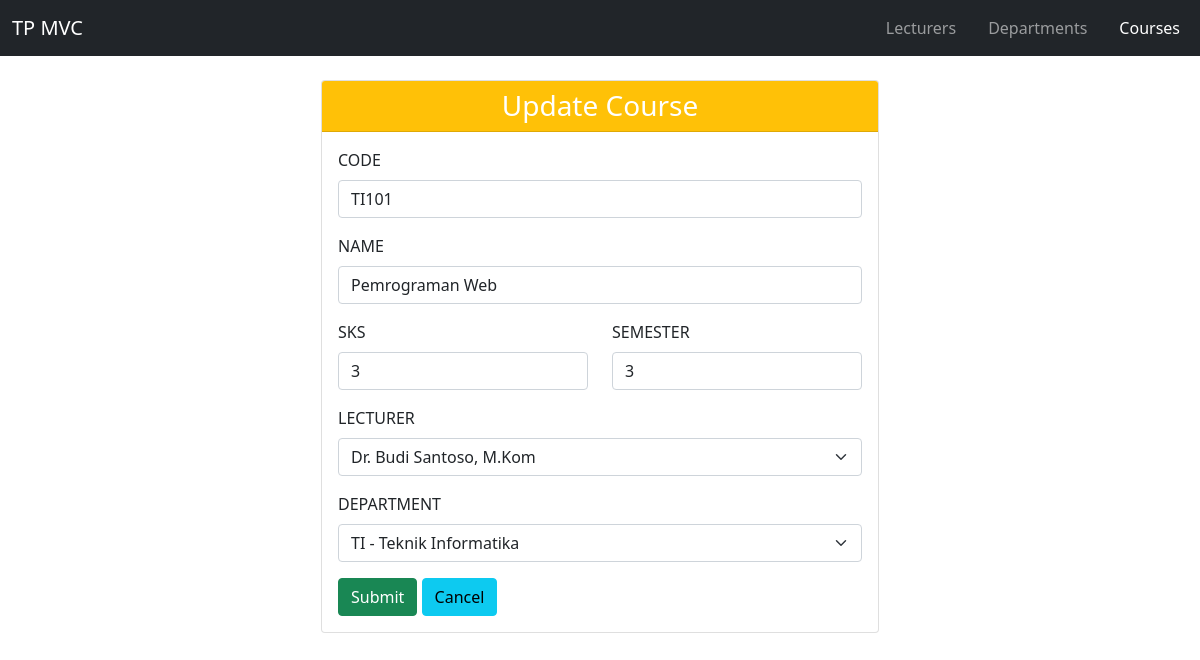
Screenshot of /tp_mvc25/index.php?c=courses&a=edit&id=1 with the database file from the repository.
### tables this page shows
CREATE TABLE `courses` (
  `id`            INT UNSIGNED NOT NULL AUTO_INCREMENT,
  `code`          VARCHAR(10)  NOT NULL,
  `name`          VARCHAR(100) NOT NULL,
  `credits`       TINYINT UNSIGNED NOT NULL DEFAULT 3,
  `semester`      TINYINT UNSIGNED NOT NULL DEFAULT 1,
  `lecturer_id`   INT UNSIGNED DEFAULT NULL,
  `department_id` INT UNSIGNED DEFAULT NULL,
  `created_at`    TIMESTAMP NOT NULL DEFAULT CURRENT_TIMESTAMP,
  PRIMARY KEY (`id`),
  UNIQUE KEY `uq_courses_code` (`code`),
  KEY `idx_courses_lecturer` (`lecturer_id`),
  KEY `idx_courses_department` (`department_id`),
  CONSTRAINT `fk_courses_lecturer` FOREIGN KEY (`lecturer_id`)
    REFERENCES `lecturers` (`id`) ON DELETE RESTRICT ON UPDATE CASCADE,
  CONSTRAINT `fk_courses_department` FOREIGN KEY (`department_id`)
    REFERENCES `departments` (`id`) ON DELETE RESTRICT ON UPDATE CASCADE
);

CREATE TABLE `lecturers` (
  `id`            INT UNSIGNED NOT NULL AUTO_INCREMENT,
  `name`          VARCHAR(100) NOT NULL,
  `nidn`          VARCHAR(20)  NOT NULL,
  `phone`         VARCHAR(20)  NOT NULL,
  `join_date`     DATE         NOT NULL,
  `email`         VARCHAR(100) DEFAULT NULL,           
  `department_id` INT UNSIGNED DEFAULT NULL,           
  PRIMARY KEY (`id`),
  UNIQUE KEY `uq_lecturers_nidn` (`nidn`),
  KEY `idx_lecturers_department` (`department_id`),
  CONSTRAINT `fk_lecturers_department` FOREIGN KEY (`department_id`)
    REFERENCES `departments` (`id`) ON DELETE RESTRICT ON UPDATE CASCADE
);

CREATE TABLE `departments` (
  `id`         INT UNSIGNED NOT NULL AUTO_INCREMENT,
  `code`       VARCHAR(10)  NOT NULL,
  `name`       VARCHAR(100) NOT NULL,
  `created_at` TIMESTAMP    NOT NULL DEFAULT CURRENT_TIMESTAMP,
  PRIMARY KEY (`id`),
  UNIQUE KEY `uq_departments_code` (`code`)
);

### tp_mvc25/core/Controller.php (called while the page is built, shortened)
<?php
abstract class Controller
{
    protected function view(string $view, array $data = []): void
    {
        extract($data);
        $viewFile = __DIR__ . "/../app/views/$view.php";
        require $viewFile;
        require __DIR__ . '/../app/views/layouts/main.php';
    }
}

### tp_mvc25/app/controllers/CoursesController.php (called while the page is built, shortened)
<?php
class CoursesController extends Controller
{
    private Course $courses;
    private Lecturer $lecturers;
    private Department $departments;
    public function __construct()
    {
        $this->courses     = new Course();
        $this->lecturers   = new Lecturer();
        $this->departments = new Department();
    }
    public function edit(): void
    {
        $row = $this->courses->find((int) ($_GET['id'] ?? 0)) ?? $this->notFound();
        $this->form('Update Course', 'update', $row, []);
    }
    private function form(string $title, string $action, array $old, array $errors): void
    {
        $this->view('courses/form', [
            'title'       => $title,
            'action'      => $action,
            'old'         => $old,
            'errors'      => $errors,
            'lecturers'   => $this->lecturers->all('name'),
            'departments' => $this->departments->all('name'),
        ]);
    }
}

### tp_mvc25/index.php (called while the page is built, shortened)
<?php
require __DIR__ . '/core/helpers.php';
require __DIR__ . '/core/Database.php';
require __DIR__ . '/core/Model.php';
require __DIR__ . '/core/Controller.php';
$config = require __DIR__ . '/config/config.php';
$a = preg_replace('/[^a-zA-Z]/', '', $_GET['a'] ?? $config['default_action']);
$controller = new $class();
$controller->$a();

### tp_mvc25/core/helpers.php (called while the page is built, shortened)
<?php
function e($v): string
{
    return htmlspecialchars((string) $v, ENT_QUOTES, 'UTF-8');
}
function url(string $controller, string $action = 'index', array $params = []): string
{
    return 'index.php?' . http_build_query(['c' => $controller, 'a' => $action] + $params);
}

### tp_mvc25/core/Model.php (called while the page is built, shortened)
<?php
abstract class Model
{
    protected PDO $db;
    protected string $table;
    public function __construct()
    {
        $this->db = Database::connect();
    }
    public function all(string $orderBy = 'id'): array
    {
        return $this->db->query("SELECT * FROM `{$this->table}` ORDER BY $orderBy")->fetchAll();
    }
    public function find(int $id): ?array
    {
        $st = $this->db->prepare("SELECT * FROM `{$this->table}` WHERE id = ?");
        $st->execute([$id]);
        return $st->fetch() ?: null;
    }
}

### tp_mvc25/config/config.php (called while the page is built)
<?php
return [
    'db' => [
        'host'    => 'localhost',
        'name'    => 'tp_mvc25',
        'user'    => 'root',
        'pass'    => '',
        'charset' => 'utf8mb4',
    ],
    'default_controller' => 'lecturers',
    'default_action'     => 'index',
];

### tp_mvc25/core/Database.php (called while the page is built, shortened)
<?php
class Database
{
    private static ?PDO $pdo = null;
    public static function connect(): PDO
    {
        if (self::$pdo === null) {
            $c = require __DIR__ . '/../config/config.php';
            $c = $c['db'];
            $dsn = "mysql:host={$c['host']};dbname={$c['name']};charset={$c['charset']}";
            try {
                self::$pdo = new PDO($dsn, $c['user'], $c['pass'], [
                    PDO::ATTR_ERRMODE            => PDO::ERRMODE_EXCEPTION,
                    PDO::ATTR_DEFAULT_FETCH_MODE => PDO::FETCH_ASSOC,
                    PDO::ATTR_EMULATE_PREPARES   => false,
                ]);
            } catch (PDOException $e) {
                http_response_code(500);
                die('Connection failed: ' . htmlspecialchars($e->getMessage()));
            }
        }
        return self::$pdo;
    }
}

### tp_mvc25/app/views/courses/form.php (the view, shortened to what this page needs)
<?php $v = fn($k, $d = '') => e($old[$k] ?? $d); ?>
<div class="col-lg-6 m-auto">
  <form method="post" action="<?= url('courses', $action) ?>">
    <div class="card">
      <div class="card-header <?= $action === 'store' ? 'bg-primary' : 'bg-warning' ?>">
        <h1 class="text-white text-center fs-3 m-0"><?= e($title) ?></h1>
      </div>
      <div class="card-body">
        <div class="mb-3">
          <label class="form-label">CODE</label>
          <input type="text" name="code" maxlength="10" value="<?= $v('code') ?>" class="form-control <?= isset($errors['code']) ? 'is-invalid' : '' ?>">
        </div>
        <div class="mb-3">
          <label class="form-label">NAME</label>
          <input type="text" name="name" value="<?= $v('name') ?>" class="form-control <?= isset($errors['name']) ? 'is-invalid' : '' ?>">
        </div>
        <div class="row">
          <div class="col mb-3">
            <label class="form-label">SKS</label>
            <input type="number" min="1" max="6" name="credits" value="<?= $v('credits', 3) ?>" class="form-control <?= isset($errors['credits']) ? 'is-invalid' : '' ?>">
          </div>
          <div class="col mb-3">
            <label class="form-label">SEMESTER</label>
            <input type="number" min="1" max="14" name="semester" value="<?= $v('semester', 1) ?>" class="form-control <?= isset($errors['semester']) ? 'is-invalid' : '' ?>">
          </div>
        </div>
        <div class="mb-3">
          <label class="form-label">LECTURER</label>
          <select name="lecturer_id" class="form-select <?= isset($errors['lecturer_id']) ? 'is-invalid' : '' ?>">
            <?php foreach ($lecturers as $l): ?>
              <option value="<?= e($l['id']) ?>" <?= (string) ($old['lecturer_id'] ?? '') === (string) $l['id'] ? 'selected' : '' ?>>
                <?= e($l['name']) ?>
              </option>
            <?php endforeach; ?>
          </select>
        </div>
        <div class="mb-3">
          <label class="form-label">DEPARTMENT</label>
          <select name="department_id" class="form-select <?= isset($errors['department_id']) ? 'is-invalid' : '' ?>">
            <?php foreach ($departments as $d): ?>
              <option value="<?= e($d['id']) ?>" <?= (string) ($old['department_id'] ?? '') === (string) $d['id'] ? 'selected' : '' ?>>
                <?= e($d['code'] . ' - ' . $d['name']) ?>
              </option>
            <?php endforeach; ?>
          </select>
        </div>
        <button class="btn btn-success" type="submit">Submit</button>
        <a class="btn btn-info" href="<?= url('courses') ?>">Cancel</a>
      </div>
    </div>
  </form>
</div>

### rows the page displays
courses: code "TI101", name "Pemrograman Web", credits "3", semester "3", lecturer_id "Dr. Budi Santoso, M.Kom", department_id "TI - Teknik Informatika"

### other values shown
$label "Lecturers"
$label "Departments"
$label "Courses"
$title "Update Course"
